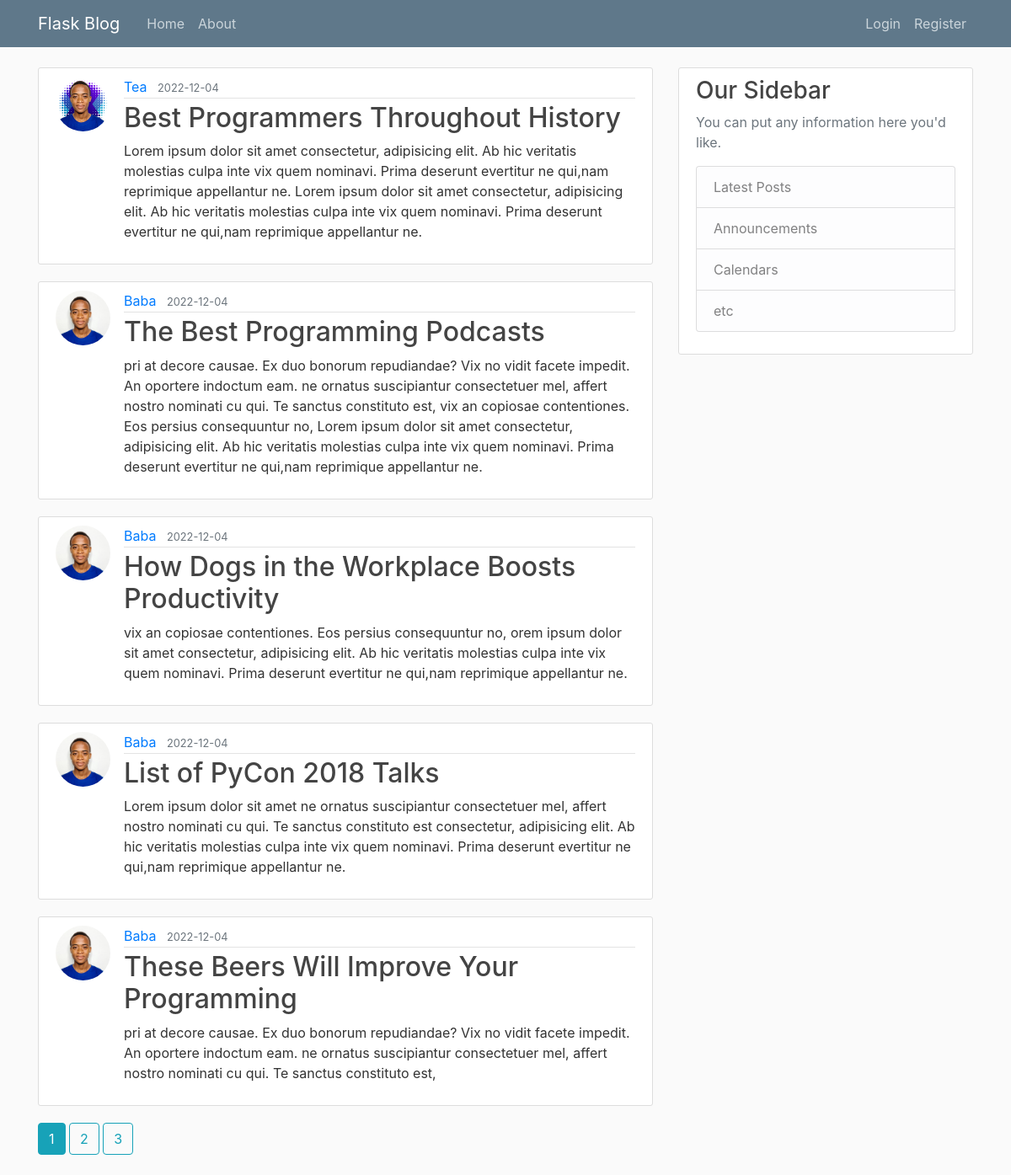
The page /home on the database its author committed.
### flaskblog/models.py (models this page shows, shortened)
class Post(db.Model):
    id = db.Column(db.Integer, primary_key=True)
    title = db.Column(db.String(100), nullable=False)
    date_posted = db.Column(db.DateTime, nullable=False, default=datetime.utcnow)
    content = db.Column(db.Text, nullable=False)
    user_id = db.Column(db.Integer, db.ForeignKey('user.id'), nullable=False)

class User(db.Model, UserMixin):
    id = db.Column(db.Integer, primary_key=True)
    username = db.Column(db.String(20), unique=True, nullable=False)
    email = db.Column(db.String(120), unique=True, nullable=False)
    image_file = db.Column(db.String(20), nullable=False, default='default.jpg')
    password = db.Column(db.String(60), nullable=False)
    posts = db.relationship('Post', backref='author', lazy=True)

### flaskblog/main/routes.py (the view)
@main.route("/")
@main.route("/home")
def home():
    page = request.args.get('page', 1, type=int)
    posts = Post.query.order_by(Post.date_posted.desc()).paginate(page=page, per_page=5)
    return render_template('home.html', posts=posts)

### flaskblog/templates/home.html
{% extends "layout.html" %}
{% block content %}
    {% for post in posts.items %}
        <article class="media content-section">
          <img class="rounded-circle article-img" src="{{ url_for('static', filename='profile_pics/' + post.author.image_file) }}">
          <div class="media-body">
            <div class="article-metadata">
              <a class="mr-2" href="{{ url_for('users.user_posts', username=post.author.username) }}">{{ post.author.username }}</a>
              <small class="text-muted">{{ post.date_posted.strftime('%Y-%m-%d') }}</small>
            </div>
            <h2><a class="article-title" href="{{ url_for('posts.post', post_id=post.id) }}">{{ post.title }}</a></h2>
            <p class="article-content">{{ post.content }}</p>
          </div>
        </article>
    {% endfor %}
    {% for page_num in posts.iter_pages(left_edge=1, right_edge=1, left_current=1, right_current=2) %}
      {% if page_num %}
        {% if posts.page == page_num %}
          <a class="btn btn-info mb-4" href="{{ url_for('main.home', page=page_num) }}">{{ page_num }}</a>
        {% else %}
          <a class="btn btn-outline-info mb-4" href="{{ url_for('main.home', page=page_num) }}">{{ page_num }}</a>
        {% endif %}
      {% else %}
        ...
      {% endif %}
    {% endfor %}
{% endblock content %}

### flaskblog/templates/layout.html (shortened to what this page needs)
<!DOCTYPE html>
<html>
<head>
    <link rel="stylesheet" href="https://maxcdn.bootstrapcdn.com/bootstrap/4.0.0/css/bootstrap.min.css">
    <link rel="stylesheet" type="text/css" href="{{ url_for('static', filename='main.css') }}">
</head>
<body>
    <header class="site-header">
      <nav class="navbar navbar-expand-md navbar-dark bg-steel fixed-top">
        <div class="container">
          <a class="navbar-brand mr-4" href="/">Flask Blog</a>
          <div class="collapse navbar-collapse" id="navbarToggle">
            <div class="navbar-nav mr-auto">
              <a class="nav-item nav-link" href="{{ url_for('main.home') }}">Home</a>
              <a class="nav-item nav-link" href="{{ url_for('main.about') }}">About</a>
            </div>
            <div class="navbar-nav">
              {% if current_user.is_authenticated %}
                <a class="nav-item nav-link" href="{{ url_for('posts.new_post') }}">New Post</a>
                <a class="nav-item nav-link" href="{{ url_for('users.account') }}">Account</a>
                <a class="nav-item nav-link" href="{{ url_for('users.logout') }}">Logout</a>
              {% else %}
                <a class="nav-item nav-link" href="{{ url_for('users.login') }}">Login</a>
                <a class="nav-item nav-link" href="{{ url_for('users.register') }}">Register</a>
              {% endif %}
            </div>
          </div>
        </div>
      </nav>
    </header>
    <main role="main" class="container">
      <div class="row">
        <div class="col-md-8">
          {% block content %}{% endblock %}
        </div>
        <div class="col-md-4">
          <div class="content-section">
            <h3>Our Sidebar</h3>
            <p class='text-muted'>You can put any information here you'd like.
              <ul class="list-group">
                <li class="list-group-item list-group-item-light">Latest Posts</li>
                <li class="list-group-item list-group-item-light">Announcements</li>
                <li class="list-group-item list-group-item-light">Calendars</li>
                <li class="list-group-item list-group-item-light">etc</li>
              </ul>
            </p>
          </div>
        </div>
      </div>
    </main>
</body>
</html>

### flaskblog/static/main.css (style rules this page uses)
body { background: #fafafa; color: #333333; margin-top: 5rem; }
h1, h2, h3, h4, h5, h6 { color: #444444; }
.bg-steel { background-color: #5f788a; }
.site-header .navbar-nav .nav-link { color: #cbd5db; }
.content-section { background: #ffffff; padding: 10px 20px; border: 1px solid #dddddd; border-radius: 3px; margin-bottom: 20px; }
.article-title { color: #444444; }
.article-content { white-space: pre-line; }
.article-img { height: 65px; width: 65px; margin-right: 16px; }
.article-metadata { padding-bottom: 1px; margin-bottom: 4px; border-bottom: 1px solid #e3e3e3 }

### rows shown on the page
Post: image_file (picture), author.username "Tea", date_posted "2022-12-04", title "Best Programmers Throughout History", content "Lorem ipsum dolor sit amet consectetur, adipisicing elit. Ab hic veritatis molestias culpa inte vix quem nominavi. Prima deserunt evertitur ne qui,nam reprimique appellantur ne. Lorem ipsum dolor sit amet consectetur, adipisicing elit. Ab hic veritatis molestias culpa inte vix quem nominavi. Prima deserunt evertitur ne qui,nam reprimique appellantur ne."
Post: image_file (placeholder picture), author.username "Baba", date_posted "2022-12-04", title "The Best Programming Podcasts", content "pri at decore causae. Ex duo bonorum repudiandae? Vix no vidit facete impedit. An oportere indoctum eam. ne ornatus suscipiantur consectetuer mel, affert nostro nominati cu qui. Te sanctus constituto est, vix an copiosae contentiones. Eos persius consequuntur no, Lorem ipsum dolor sit amet consectetur, adipisicing elit. Ab hic veritatis molestias culpa inte vix quem nominavi. Prima deserunt evertitur ne qui,nam reprimique appellantur ne."
Post: image_file (placeholder picture), author.username "Baba", date_posted "2022-12-04", title "How Dogs in the Workplace Boosts Productivity", content "vix an copiosae contentiones. Eos persius consequuntur no, orem ipsum dolor sit amet consectetur, adipisicing elit. Ab hic veritatis molestias culpa inte vix quem nominavi. Prima deserunt evertitur ne qui,nam reprimique appellantur ne."
Post: image_file (placeholder picture), author.username "Baba", date_posted "2022-12-04", title "List of PyCon 2018 Talks", content "Lorem ipsum dolor sit amet ne ornatus suscipiantur consectetuer mel, affert nostro nominati cu qui. Te sanctus constituto est consectetur, adipisicing elit. Ab hic veritatis molestias culpa inte vix quem nominavi. Prima deserunt evertitur ne qui,nam reprimique appellantur ne."
Post: image_file (placeholder picture), author.username "Baba", date_posted "2022-12-04", title "These Beers Will Improve Your Programming", content "pri at decore causae. Ex duo bonorum repudiandae? Vix no vidit facete impedit. An oportere indoctum eam. ne ornatus suscipiantur consectetuer mel, affert nostro nominati cu qui. Te sanctus constituto est,"

### other values the page prints
{{ page_num }} "1"
{{ page_num }} "2" "3"
